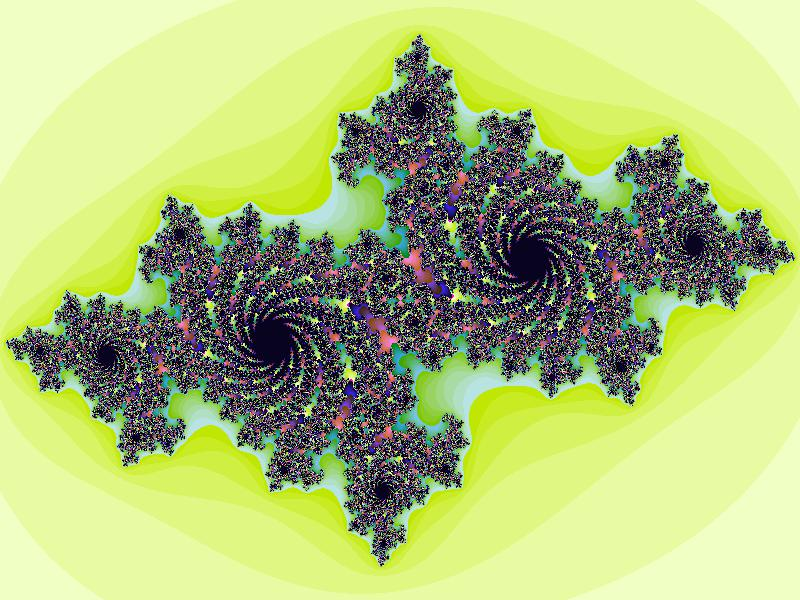

Reproduce this figure in Python.
# -*- coding: utf-8 -*-
from PIL import Image
 
if __name__ == "__main__":
    w, h, zoom = 800,600,1
    bitmap = Image.new("RGB", (w, h), "white")
    pix = bitmap.load()
 
    cX, cY = -0.7, 0.27015
    moveX, moveY = 0.0, 0.0
    maxIter = 255
 
    for x in range(w):
        for y in range(h):
            zx = 1.5*(x - w/2)/(0.5*zoom*w) + moveX
            zy = 1.0*(y - h/2)/(0.5*zoom*h) + moveY
            i = maxIter
            while zx*zx + zy*zy < 4 and i > 1:
                tmp = zx*zx - zy*zy + cX
                zy,zx = 2.0*zx*zy + cY, tmp
                i -= 1
            # convert byte to RGB (3 bytes), kinda magic to get nice colors
            pix[x,y] = (i << 21) + (i << 10) + i*8
 
    bitmap.save("juliaset.jpg")
